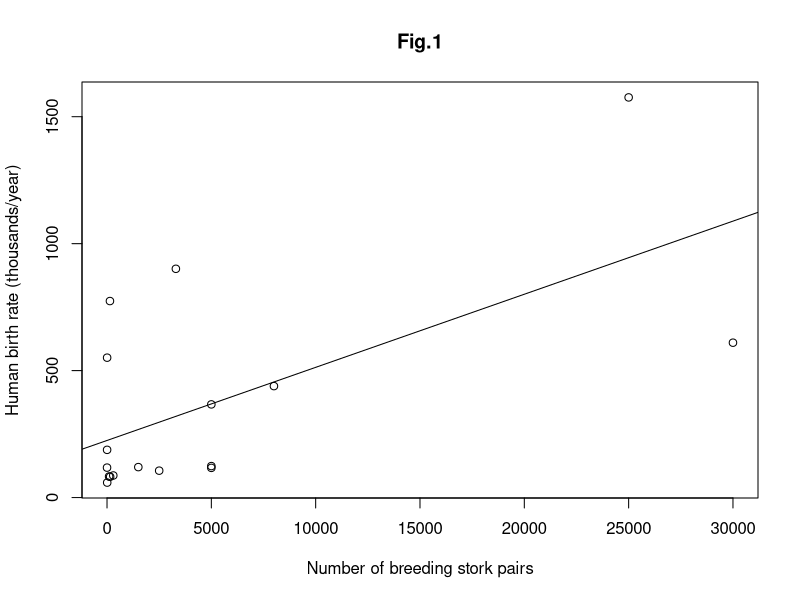
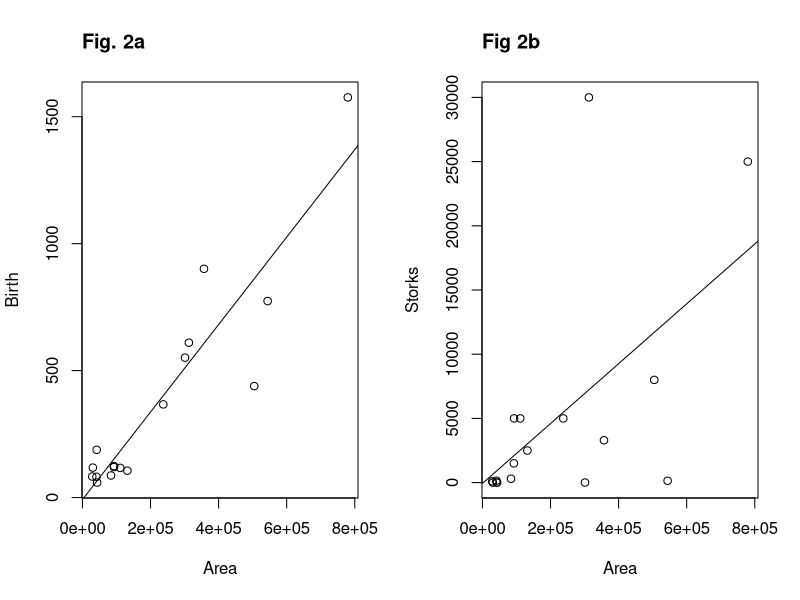

Write R code to recreate these figures, in order.
## ---- chunk 1
storks.dat <- read.csv("storks.csv") 
with(storks.dat, plot(Birth~Storks, xlab="Number of breeding stork pairs", ylab="Human birth rate (thousands/year)", main="Fig.1"))
storks.lm<-lm(Birth~Storks,data=storks.dat)
abline(storks.lm)
## ---- chunk 2
summary(storks.lm)
## ---- chunk 3
storks2.lm<-lm(Birth~Area,data=storks.dat)
summary(storks2.lm)
## ---- chunk 4
storks3.lm<-lm(Storks~Area,data=storks.dat)
summary(storks3.lm)
## ---- chunk 5
par(mfrow = c( 1,2))

with(storks.dat,plot(Birth~Area))
title("Fig. 2a",adj=0)
abline(storks2.lm)

with(storks.dat,plot(Storks~Area))
title("Fig 2b",adj=0)
abline(storks3.lm)
## ---- chunk 6
storks4.lm<-lm(Birth~Area+Storks,data=storks.dat)
summary(storks4.lm)
